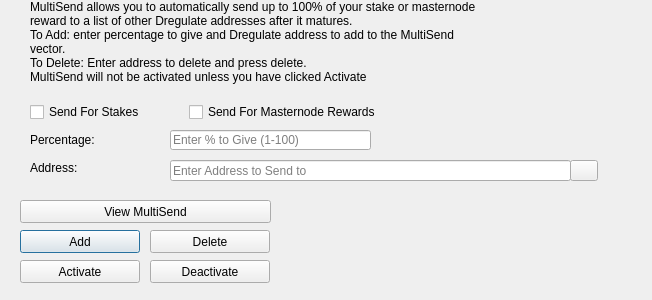
<?xml version="1.0" encoding="UTF-8"?>
<ui version="4.0">
 <class>MultiSendDialog</class>
 <widget class="QDialog" name="MultiSendDialog">
  <property name="windowModality">
   <enum>Qt::NonModal</enum>
  </property>
  <property name="geometry">
   <rect>
    <x>0</x>
    <y>0</y>
    <width>652</width>
    <height>300</height>
   </rect>
  </property>
  <property name="windowTitle">
   <string>MultiSend</string>
  </property>
  <widget class="QLineEdit" name="multiSendPercentEdit">
   <property name="geometry">
    <rect>
     <x>170</x>
     <y>130</y>
     <width>201</width>
     <height>20</height>
    </rect>
   </property>
   <property name="toolTip">
    <string>Enter whole numbers 1 - 100</string>
   </property>
   <property name="placeholderText">
    <string>Enter % to Give (1-100)</string>
   </property>
  </widget>
  <widget class="QLineEdit" name="multiSendAddressEdit">
   <property name="geometry">
    <rect>
     <x>170</x>
     <y>160</y>
     <width>401</width>
     <height>21</height>
    </rect>
   </property>
   <property name="toolTip">
    <string/>
   </property>
   <property name="placeholderText">
    <string>Enter Address to Send to</string>
   </property>
  </widget>
  <widget class="QLabel" name="label_2">
   <property name="geometry">
    <rect>
     <x>30</x>
     <y>0</y>
     <width>451</width>
     <height>121</height>
    </rect>
   </property>
   <property name="lineWidth">
    <number>1</number>
   </property>
   <property name="text">
    <string>MultiSend allows you to automatically send up to 100% of your stake or masternode reward to a list of other Dregulate addresses after it matures.
To Add: enter percentage to give and Dregulate address to add to the MultiSend vector.
To Delete: Enter address to delete and press delete.
MultiSend will not be activated unless you have clicked Activate</string>
   </property>
   <property name="alignment">
    <set>Qt::AlignLeading|Qt::AlignLeft|Qt::AlignTop</set>
   </property>
   <property name="wordWrap">
    <bool>true</bool>
   </property>
  </widget>
  <widget class="QLabel" name="message">
   <property name="geometry">
    <rect>
     <x>290</x>
     <y>200</y>
     <width>351</width>
     <height>91</height>
    </rect>
   </property>
   <property name="text">
    <string/>
   </property>
  </widget>
  <widget class="QPushButton" name="addButton">
   <property name="geometry">
    <rect>
     <x>20</x>
     <y>230</y>
     <width>120</width>
     <height>23</height>
    </rect>
   </property>
   <property name="toolTip">
    <string/>
   </property>
   <property name="statusTip">
    <string>Add to MultiSend Vector</string>
   </property>
   <property name="text">
    <string>Add</string>
   </property>
  </widget>
  <widget class="QPushButton" name="disableButton">
   <property name="geometry">
    <rect>
     <x>150</x>
     <y>260</y>
     <width>120</width>
     <height>23</height>
    </rect>
   </property>
   <property name="statusTip">
    <string>Deactivate MultiSend</string>
   </property>
   <property name="text">
    <string>Deactivate</string>
   </property>
  </widget>
  <widget class="QPushButton" name="addressBookButton">
   <property name="geometry">
    <rect>
     <x>570</x>
     <y>160</y>
     <width>28</width>
     <height>21</height>
    </rect>
   </property>
   <property name="toolTip">
    <string>Choose an address from the address book</string>
   </property>
   <property name="text">
    <string/>
   </property>
   <property name="icon">
    <iconset resource="../Dregulate.qrc">
     <normaloff>:/icons/address-book</normaloff>:/icons/address-book</iconset>
   </property>
   <property name="shortcut">
    <string>Alt+A</string>
   </property>
   <property name="autoDefault">
    <bool>false</bool>
   </property>
  </widget>
  <widget class="QLabel" name="label">
   <property name="geometry">
    <rect>
     <x>30</x>
     <y>130</y>
     <width>121</width>
     <height>20</height>
    </rect>
   </property>
   <property name="toolTip">
    <string>Percentage of stake to send</string>
   </property>
   <property name="text">
    <string>Percentage:</string>
   </property>
  </widget>
  <widget class="QLabel" name="label_5">
   <property name="geometry">
    <rect>
     <x>30</x>
     <y>160</y>
     <width>111</width>
     <height>16</height>
    </rect>
   </property>
   <property name="toolTip">
    <string>Address to send portion of stake to</string>
   </property>
   <property name="text">
    <string>Address:</string>
   </property>
  </widget>
  <widget class="QPushButton" name="deleteButton">
   <property name="geometry">
    <rect>
     <x>150</x>
     <y>230</y>
     <width>120</width>
     <height>23</height>
    </rect>
   </property>
   <property name="toolTip">
    <string/>
   </property>
   <property name="statusTip">
    <string>Delete Address From MultiSend Vector</string>
   </property>
   <property name="text">
    <string>Delete</string>
   </property>
  </widget>
  <widget class="QPushButton" name="activateButton">
   <property name="geometry">
    <rect>
     <x>20</x>
     <y>260</y>
     <width>120</width>
     <height>23</height>
    </rect>
   </property>
   <property name="statusTip">
    <string>Activate MultiSend</string>
   </property>
   <property name="text">
    <string>Activate</string>
   </property>
  </widget>
  <widget class="QPushButton" name="viewButton">
   <property name="geometry">
    <rect>
     <x>20</x>
     <y>200</y>
     <width>251</width>
     <height>23</height>
    </rect>
   </property>
   <property name="toolTip">
    <string/>
   </property>
   <property name="statusTip">
    <string>View MultiSend Vector</string>
   </property>
   <property name="text">
    <string>View MultiSend</string>
   </property>
  </widget>
  <widget class="QWidget" name="horizontalLayoutWidget">
   <property name="geometry">
    <rect>
     <x>30</x>
     <y>100</y>
     <width>351</width>
     <height>24</height>
    </rect>
   </property>
   <layout class="QHBoxLayout" name="horizontalLayout">
    <item>
     <widget class="QCheckBox" name="multiSendStakeCheckBox">
      <property name="text">
       <string>Send For Stakes</string>
      </property>
     </widget>
    </item>
    <item>
     <widget class="QCheckBox" name="multiSendMasternodeCheckBox">
      <property name="text">
       <string>Send For Masternode Rewards</string>
      </property>
     </widget>
    </item>
   </layout>
  </widget>
 </widget>
 <resources>
  <include location="../Dregulate.qrc"/>
 </resources>
 <connections/>
</ui>
